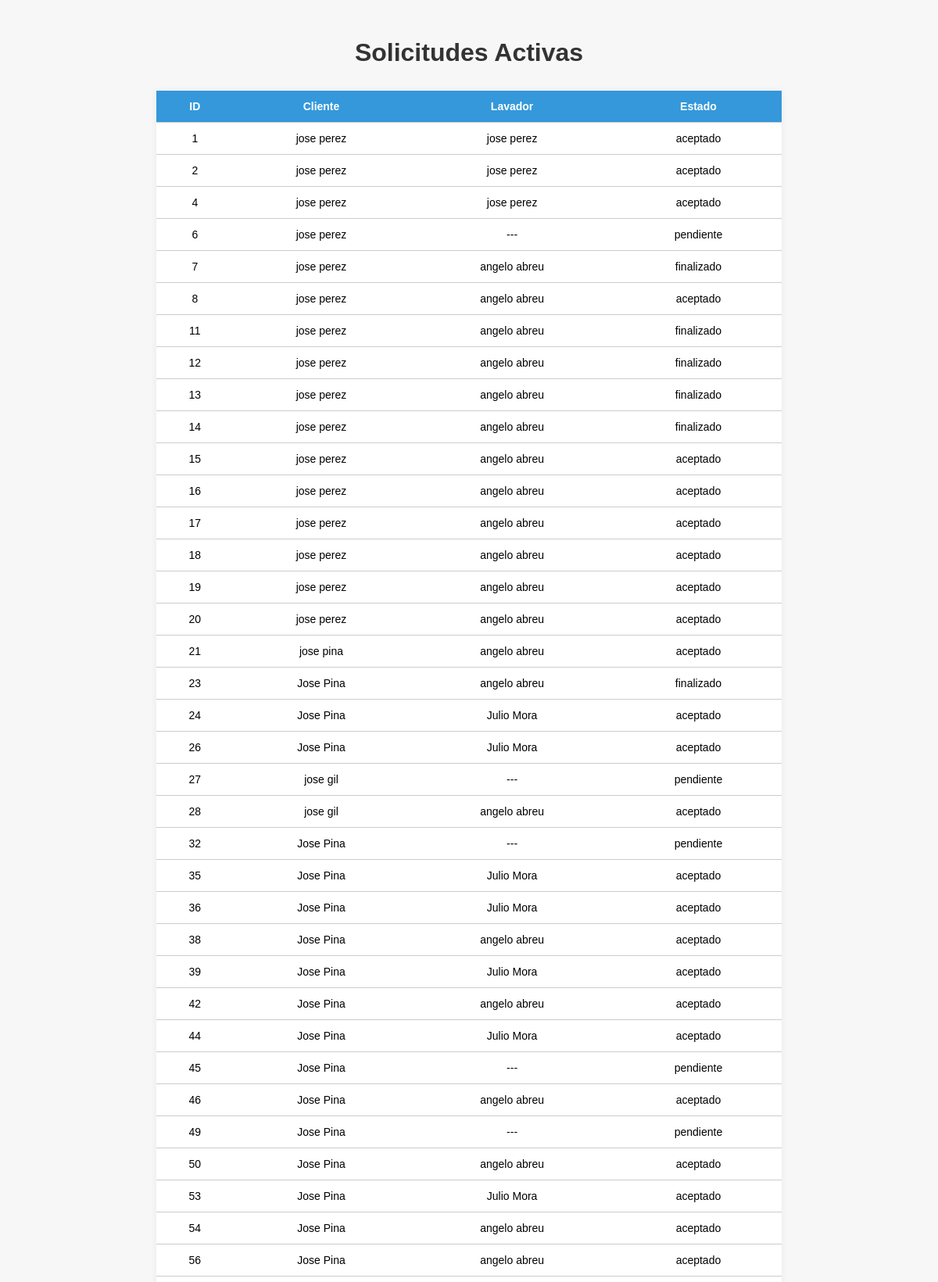
/admin_solicitudes (upper part), run on the app's committed database.
### app.py (models this page shows)
class Solicitud(db.Model):
    id = db.Column(db.Integer, primary_key=True)
    cliente_id = db.Column(db.Integer)
    estado = db.Column(db.String(50), default='pendiente')
    latitud = db.Column(db.Float)
    longitud = db.Column(db.Float)
    lavador_id = db.Column(db.Integer)
    calificacion = db.Column(db.String(50))
    comentario = db.Column(db.String(200))
    tiene_mensajes_nuevos = db.Column(db.Boolean, default=False)

### app.py (the view)
@app.route('/admin_solicitudes')
def admin_solicitudes():
    solicitudes = Solicitud.query.all()
    for s in solicitudes:
        cliente = Usuario.query.get(s.cliente_id)
        lavador = Usuario.query.get(s.lavador_id)
        s.cliente_nombre = cliente.nombre if cliente else '---'
        s.cliente_apellido = cliente.apellido if cliente else ''
        s.lavador_nombre = lavador.nombre if lavador else '---'
        s.lavador_apellido = lavador.apellido if lavador else ''
    return render_template('admin_solicitudes.html', solicitudes=solicitudes)

### app.py (called while the page is built, shortened)
@app.before_request
def verificar_acceso_lavador():
    if request.endpoint in ['static', 'logout', 'admin_login', 'admin_logout']:
        return  # ⚠️ Evita interferir con rutas sensibles
    lavador_id = session.get('lavador_id')

### templates/admin_solicitudes.html (shortened to what this page needs)
<!DOCTYPE html>
<html lang="es">
<head>
</head>
<body>
    <h1>Solicitudes Activas</h1>
    <table>
        <tr>
            <th>ID</th>
            <th>Cliente</th>
            <th>Lavador</th>
            <th>Estado</th>
        </tr>
        {% for s in solicitudes %}
        <tr>
            <td>{{ s.id }}</td>
            <td>{{ s.cliente_nombre }} {{ s.cliente_apellido }}</td>
            <td>{{ s.lavador_nombre }} {{ s.lavador_apellido }}</td>
            <td>{{ s.estado }}</td>
        </tr>
        {% endfor %}
    </table>
</body>
</html>

### templates/admin_solicitudes.html (style rules this page uses)
body { font-family: Arial, sans-serif; background-color: #f7f7f7; text-align: center; padding: 20px; }
h1 { color: #333; margin-bottom: 30px; }
table { width: 90%; max-width: 800px; margin: 0 auto; border-collapse: collapse; background-color: #fff; box-shadow: 0 0 10px rgba(0,0,0,0.05); }
th, td { padding: 12px; border-bottom: 1px solid #ccc; font-size: 14px; }
th { background-color: #3498db; color: white; }

### data on the page
Solicitud: id "1", cliente_nombre "jose", cliente_apellido "perez", lavador_nombre "jose", lavador_apellido "perez", estado "aceptado"
Solicitud: id "2", cliente_nombre "jose", cliente_apellido "perez", lavador_nombre "jose", lavador_apellido "perez", estado "aceptado"
Solicitud: id "4", cliente_nombre "jose", cliente_apellido "perez", lavador_nombre "jose", lavador_apellido "perez", estado "aceptado"
Solicitud: id "6", cliente_nombre "jose", cliente_apellido "perez", lavador_nombre "---", estado "pendiente"
Solicitud: id "7", cliente_nombre "jose", cliente_apellido "perez", lavador_nombre "angelo", lavador_apellido "abreu", estado "finalizado"
Solicitud: id "8", cliente_nombre "jose", cliente_apellido "perez", lavador_nombre "angelo", lavador_apellido "abreu", estado "aceptado"
Solicitud: id "11", cliente_nombre "jose", cliente_apellido "perez", lavador_nombre "angelo", lavador_apellido "abreu", estado "finalizado"
Solicitud: id "12", cliente_nombre "jose", cliente_apellido "perez", lavador_nombre "angelo", lavador_apellido "abreu", estado "finalizado"
Solicitud: id "13", cliente_nombre "jose", cliente_apellido "perez", lavador_nombre "angelo", lavador_apellido "abreu", estado "finalizado"
Solicitud: id "14", cliente_nombre "jose", cliente_apellido "perez", lavador_nombre "angelo", lavador_apellido "abreu", estado "finalizado"
Solicitud: id "15", cliente_nombre "jose", cliente_apellido "perez", lavador_nombre "angelo", lavador_apellido "abreu", estado "aceptado"
Solicitud: id "16", cliente_nombre "jose", cliente_apellido "perez", lavador_nombre "angelo", lavador_apellido "abreu", estado "aceptado"
Solicitud: id "17", cliente_nombre "jose", cliente_apellido "perez", lavador_nombre "angelo", lavador_apellido "abreu", estado "aceptado"
Solicitud: id "18", cliente_nombre "jose", cliente_apellido "perez", lavador_nombre "angelo", lavador_apellido "abreu", estado "aceptado"
Solicitud: id "19", cliente_nombre "jose", cliente_apellido "perez", lavador_nombre "angelo", lavador_apellido "abreu", estado "aceptado"
Solicitud: id "20", cliente_nombre "jose", cliente_apellido "perez", lavador_nombre "angelo", lavador_apellido "abreu", estado "aceptado"
Solicitud: id "21", cliente_nombre "jose", cliente_apellido "pina", lavador_nombre "angelo", lavador_apellido "abreu", estado "aceptado"
Solicitud: id "23", cliente_nombre "Jose", cliente_apellido "Pina", lavador_nombre "angelo", lavador_apellido "abreu", estado "finalizado"
Solicitud: id "24", cliente_nombre "Jose", cliente_apellido "Pina", lavador_nombre "Julio", lavador_apellido "Mora", estado "aceptado"
Solicitud: id "26", cliente_nombre "Jose", cliente_apellido "Pina", lavador_nombre "Julio", lavador_apellido "Mora", estado "aceptado"
Solicitud: id "27", cliente_nombre "jose", cliente_apellido "gil", lavador_nombre "---", estado "pendiente"
Solicitud: id "28", cliente_nombre "jose", cliente_apellido "gil", lavador_nombre "angelo", lavador_apellido "abreu", estado "aceptado"
Solicitud: id "32", cliente_nombre "Jose", cliente_apellido "Pina", lavador_nombre "---", estado "pendiente"
Solicitud: id "35", cliente_nombre "Jose", cliente_apellido "Pina", lavador_nombre "Julio", lavador_apellido "Mora", estado "aceptado"
Solicitud: id "36", cliente_nombre "Jose", cliente_apellido "Pina", lavador_nombre "Julio", lavador_apellido "Mora", estado "aceptado"
Solicitud: id "38", cliente_nombre "Jose", cliente_apellido "Pina", lavador_nombre "angelo", lavador_apellido "abreu", estado "aceptado"
Solicitud: id "39", cliente_nombre "Jose", cliente_apellido "Pina", lavador_nombre "Julio", lavador_apellido "Mora", estado "aceptado"
Solicitud: id "42", cliente_nombre "Jose", cliente_apellido "Pina", lavador_nombre "angelo", lavador_apellido "abreu", estado "aceptado"
Solicitud: id "44", cliente_nombre "Jose", cliente_apellido "Pina", lavador_nombre "Julio", lavador_apellido "Mora", estado "aceptado"
Solicitud: id "45", cliente_nombre "Jose", cliente_apellido "Pina", lavador_nombre "---", estado "pendiente"
Solicitud: id "46", cliente_nombre "Jose", cliente_apellido "Pina", lavador_nombre "angelo", lavador_apellido "abreu", estado "aceptado"
Solicitud: id "49", cliente_nombre "Jose", cliente_apellido "Pina", lavador_nombre "---", estado "pendiente"
Solicitud: id "50", cliente_nombre "Jose", cliente_apellido "Pina", lavador_nombre "angelo", lavador_apellido "abreu", estado "aceptado"
Solicitud: id "53", cliente_nombre "Jose", cliente_apellido "Pina", lavador_nombre "Julio", lavador_apellido "Mora", estado "aceptado"
Solicitud: id "54", cliente_nombre "Jose", cliente_apellido "Pina", lavador_nombre "angelo", lavador_apellido "abreu", estado "aceptado"
Solicitud: id "56", cliente_nombre "Jose", cliente_apellido "Pina", lavador_nombre "angelo", lavador_apellido "abreu", estado "aceptado"
